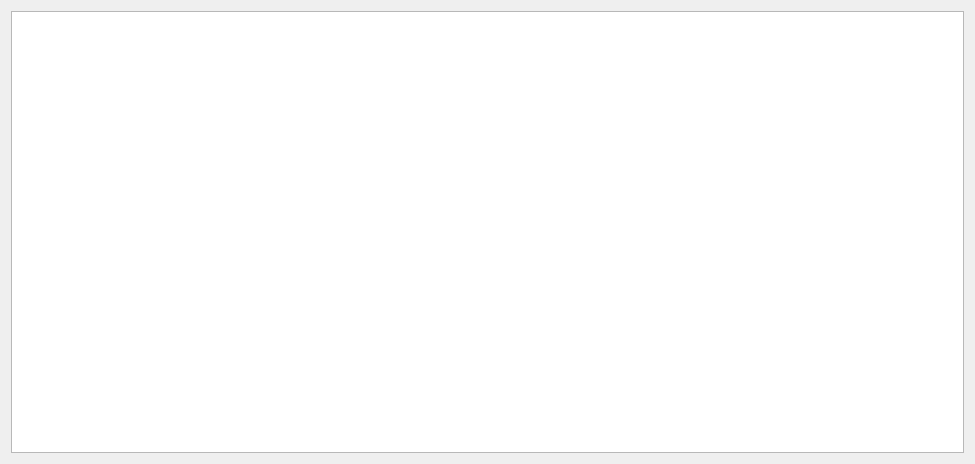
<?xml version="1.0" encoding="UTF-8"?>
<ui version="4.0">
 <class>LoggerWindow</class>
 <widget class="QWidget" name="LoggerWindow">
  <property name="geometry">
   <rect>
    <x>0</x>
    <y>0</y>
    <width>975</width>
    <height>464</height>
   </rect>
  </property>
  <property name="windowTitle">
   <string>Form</string>
  </property>
  <layout class="QVBoxLayout" name="verticalLayout">
   <item>
    <widget class="QTextEdit" name="textEdit">
     <property name="undoRedoEnabled">
      <bool>false</bool>
     </property>
     <property name="readOnly">
      <bool>true</bool>
     </property>
    </widget>
   </item>
  </layout>
 </widget>
 <resources/>
 <connections/>
</ui>
